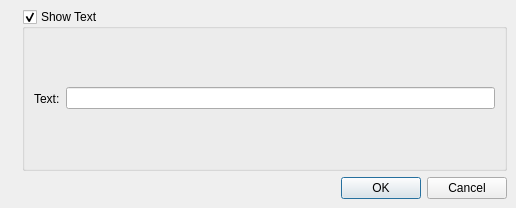
<ui version="4.0" >
 <class>GlissandoProperties</class>
 <widget class="QDialog" name="GlissandoProperties" >
  <property name="geometry" >
   <rect>
    <x>0</x>
    <y>0</y>
    <width>516</width>
    <height>208</height>
   </rect>
  </property>
  <property name="windowTitle" >
   <string>MuseScore: Glissando Properties</string>
  </property>
  <layout class="QHBoxLayout" >
   <property name="margin" >
    <number>0</number>
   </property>
   <item>
    <widget class="QLabel" name="label_3" >
     <property name="sizePolicy" >
      <sizepolicy vsizetype="Ignored" hsizetype="Fixed" >
       <horstretch>0</horstretch>
       <verstretch>0</verstretch>
      </sizepolicy>
     </property>
     <property name="text" >
      <string/>
     </property>
     <property name="pixmap" >
      <pixmap resource="mscore.qrc" >:/data/bg1.jpg</pixmap>
     </property>
    </widget>
   </item>
   <item>
    <layout class="QGridLayout" >
     <property name="margin" >
      <number>9</number>
     </property>
     <item row="0" column="0" >
      <widget class="QGroupBox" name="showText" >
       <property name="title" >
        <string>Show Text</string>
       </property>
       <property name="flat" >
        <bool>true</bool>
       </property>
       <property name="checkable" >
        <bool>true</bool>
       </property>
       <layout class="QHBoxLayout" >
        <property name="margin" >
         <number>9</number>
        </property>
        <item>
         <widget class="QLabel" name="label" >
          <property name="text" >
           <string>Text:</string>
          </property>
         </widget>
        </item>
        <item>
         <widget class="QLineEdit" name="text" />
        </item>
       </layout>
      </widget>
     </item>
     <item row="1" column="0" >
      <widget class="QDialogButtonBox" name="buttonBox" >
       <property name="orientation" >
        <enum>Qt::Horizontal</enum>
       </property>
       <property name="standardButtons" >
        <set>QDialogButtonBox::Cancel|QDialogButtonBox::Ok</set>
       </property>
      </widget>
     </item>
    </layout>
   </item>
  </layout>
 </widget>
 <resources>
  <include location="mscore.qrc" />
 </resources>
 <connections>
  <connection>
   <sender>buttonBox</sender>
   <signal>accepted()</signal>
   <receiver>GlissandoProperties</receiver>
   <slot>accept()</slot>
   <hints>
    <hint type="sourcelabel" >
     <x>248</x>
     <y>254</y>
    </hint>
    <hint type="destinationlabel" >
     <x>157</x>
     <y>274</y>
    </hint>
   </hints>
  </connection>
  <connection>
   <sender>buttonBox</sender>
   <signal>rejected()</signal>
   <receiver>GlissandoProperties</receiver>
   <slot>reject()</slot>
   <hints>
    <hint type="sourcelabel" >
     <x>316</x>
     <y>260</y>
    </hint>
    <hint type="destinationlabel" >
     <x>286</x>
     <y>274</y>
    </hint>
   </hints>
  </connection>
 </connections>
</ui>
